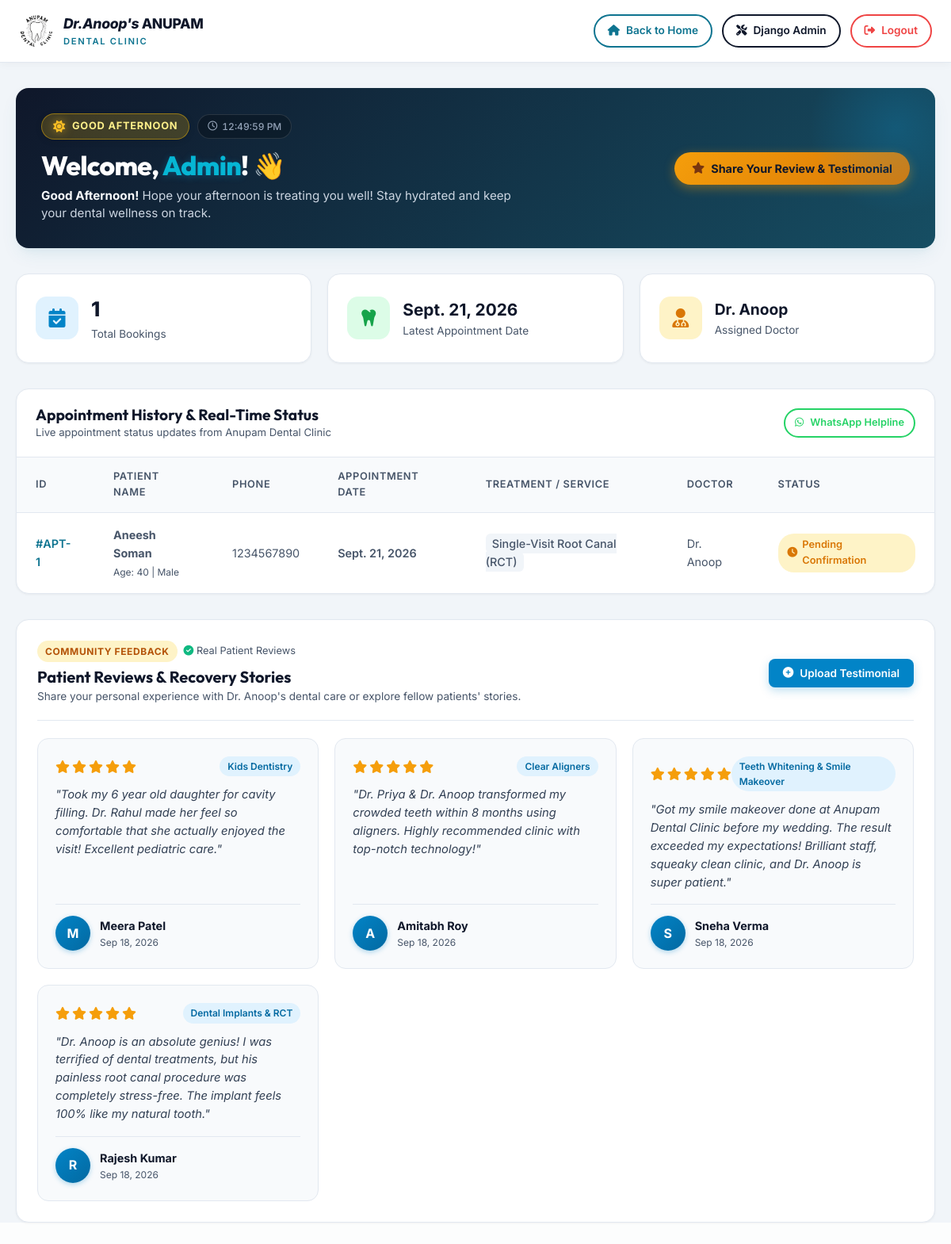
Page /dashboardpatient/ (signed in) on the earlier database version.
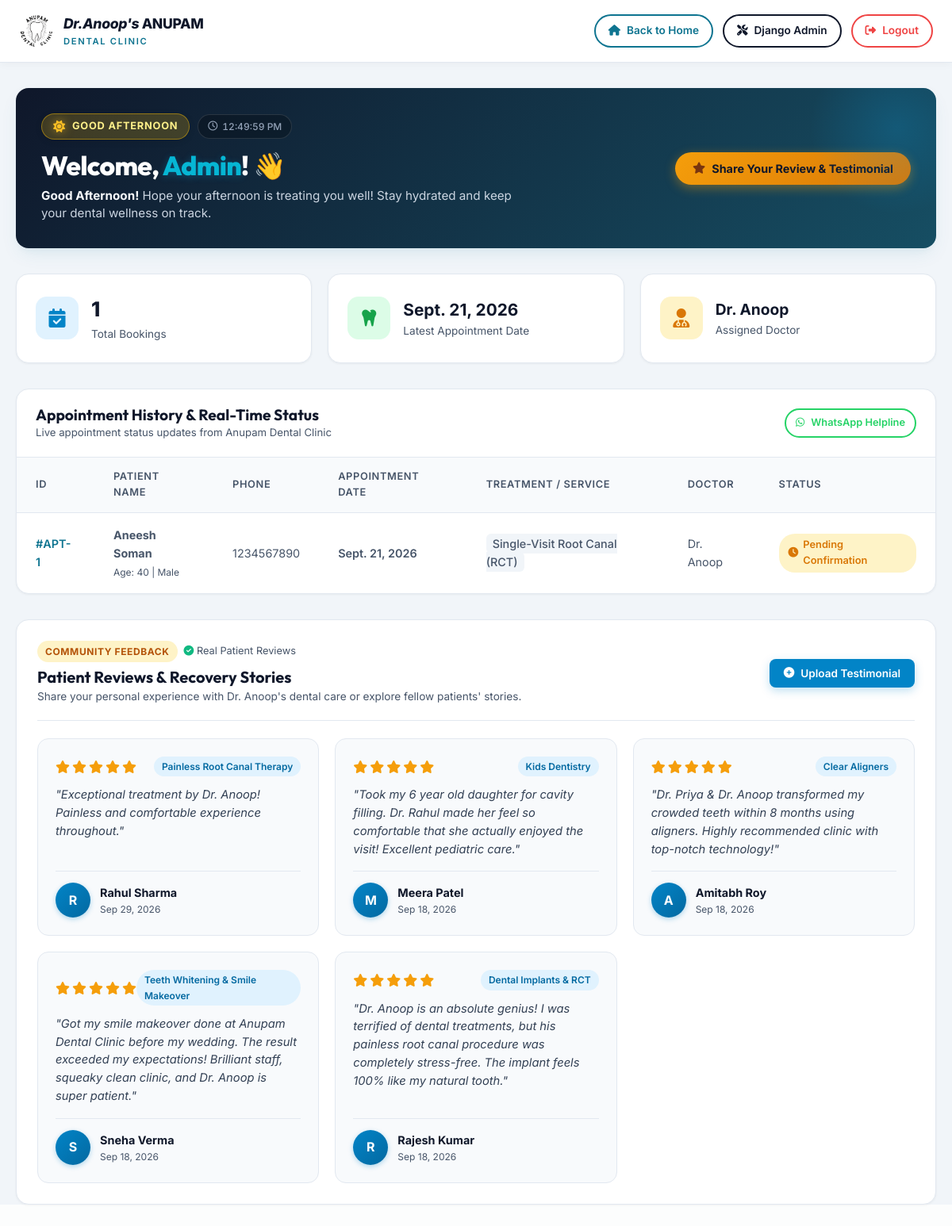
Same page on the later database version.
### Dental/models.py (models this page shows, shortened)
class Appointment(models.Model):
    STATUS_CHOICES = [
        ('pending', 'Pending Confirmation'),
        ('confirmed', 'Confirmed'),
        ('completed', 'Completed'),
        ('cancelled', 'Cancelled'),
    ]
    first_name = models.CharField(max_length=100, blank=True, null=True)
    last_name = models.CharField(max_length=100, blank=True, null=True)
    patient_name = models.CharField(max_length=150, blank=True, null=True)
    age = models.IntegerField(blank=True, null=True, help_text="Patient Age")
    gender = models.CharField(max_length=20, blank=True, null=True, choices=[('Male', 'Male'), ('Female', 'Female'), ('Other', 'Other')])
    phone = models.CharField(max_length=20)
    phone2 = models.CharField(max_length=20, blank=True, null=True, help_text="Alternate Phone Number")
    email = models.EmailField(blank=True, null=True)
    address = models.TextField(blank=True, null=True)
    city = models.CharField(max_length=100, blank=True, null=True)
    state = models.CharField(max_length=100, blank=True, null=True)
    pincode = models.CharField(max_length=20, blank=True, null=True)
    service_name = models.CharField(max_length=200, blank=True, null=True, default="General Consultation")
    doctor_name = models.CharField(max_length=150, default="Dr. Anoop")
    preferred_date = models.DateField()
    preferred_time = models.CharField(max_length=50, blank=True, null=True, default="Morning (09:30 AM - 12:00 PM)")
    notes = models.TextField(blank=True, null=True, help_text="Comments / Notes")
    chart_data = models.TextField(blank=True, null=True, default="{}", help_text="JSON teeth chart data")
    status = models.CharField(max_length=20, choices=STATUS_CHOICES, default='pending')
    created_at = models.DateTimeField(auto_now_add=True)

class Testimonial(models.Model):
    patient_name = models.CharField(max_length=150)
    rating = models.IntegerField(default=5)
    review_text = models.TextField()
    treatment = models.CharField(max_length=150, default="General Dentistry")
    photo = models.ImageField(upload_to='testimonials/', blank=True, null=True, help_text="Patient photo or smile image")
    created_at = models.DateField(auto_now_add=True)

### Dental/views.py (the view)
# urls.py: path('dashboardpatient/', views.dashboard_patient_view, name='dashboard_patient'),
def dashboard_patient_view(request):
    if not request.user.is_authenticated and 'patient_phone' not in request.session:
        return redirect('login')
    if request.user.is_authenticated:
        appointments = Appointment.objects.filter(
            Q(email__iexact=request.user.email) | Q(phone__icontains=request.user.username) | Q(patient_name__icontains=request.user.first_name)
        ).order_by('-created_at')
        display_name = request.user.first_name or request.user.username
    elif 'patient_phone' in request.session:
        appointments = Appointment.objects.filter(phone__icontains=request.session['patient_phone']).order_by('-created_at')
        display_name = request.session.get('patient_name') or "Patient"
    else:
        appointments = Appointment.objects.none()
        display_name = "Patient"
    latest_appointment = appointments.first() if appointments.exists() else None
    now = datetime.datetime.now()
    current_hour = now.hour
    if 5 <= current_hour < 12:
        greeting = "Good Morning"
        greeting_period = "morning"
        greeting_icon = "fas fa-sun"
        greeting_subtext = "Start your day with a confident, healthy smile! Check your upcoming visits and records below."
    elif 12 <= current_hour < 17:
        greeting = "Good Afternoon"
        greeting_period = "afternoon"
        greeting_icon = "fas fa-sun"
        greeting_subtext = "Hope your day is treating you well! Stay hydrated and keep your dental hygiene on track."
    elif 17 <= current_hour < 21:
        greeting = "Good Evening"
        greeting_period = "evening"
        greeting_icon = "fas fa-cloud-moon"
        greeting_subtext = "Winding down your day? Easily manage your family's oral wellness and consultation history."
    else:
        greeting = "Good Night"
        greeting_period = "night"
        greeting_icon = "fas fa-moon"
        greeting_subtext = "Wishing you a peaceful night! Don't forget your nightly 2-minute brushing routine."
    testimonials = Testimonial.objects.all().order_by('-id')
    services = Service.objects.all().order_by('title')
    context = {
        'appointments': appointments,
        'latest_appointment': latest_appointment,
        'testimonials': testimonials,
        'services': services,
        'user': request.user,
        'patient_name': display_name,
        'today': datetime.date.today().strftime('%Y-%m-%d'),
        'greeting': greeting,
        'greeting_period': greeting_period,
        'greeting_icon': greeting_icon,
        'greeting_subtext': greeting_subtext,
    }
    return render(request, 'Dental/dashboardpatient.html', context)

### Dental/templates/Dental/dashboardpatient.html (shortened to what the changed rows need)
{% load static %}
<!DOCTYPE html>
<html lang="en">
<head>
  <link rel="stylesheet" href="https://cdnjs.cloudflare.com/ajax/libs/font-awesome/6.4.0/css/all.min.css">
  <link rel="stylesheet" href="{% static 'Dental/css/style.css' %}?v={% now 'U' %}">
</head>
<body class="dashboard-body">
  <main class="dash-container">
    <div class="welcome-banner">
      <div>
        <h2 id="patientGreetingHeading" class="greeting-heading">
          Welcome, <span class="patient-highlight-name">{% if user.is_authenticated %}{{ user.first_name|default:user.username }}{% else %}{{ patient_name|default:"Patient" }}{% endif %}</span>! 👋
        </h2>
      </div>
    </div>
    <div class="stats-grid">
      <div class="stat-card">
        <div>
          <div style="font-size: 1.3rem; font-weight: 700; color: var(--dark-navy);">
            {% if latest_appointment %}{{ latest_appointment.preferred_date }}{% else %}No Upcoming{% endif %}
          </div>
          <div style="font-size: 0.85rem; color: var(--slate-body);">Latest Appointment Date</div>
        </div>
      </div>
      <div class="stat-card">
        <div>
          <div style="font-size: 1.2rem; font-weight: 700; color: var(--dark-navy);">
            {% if latest_appointment %}{{ latest_appointment.doctor_name }}{% else %}Dr. Anoop{% endif %}
          </div>
          <div style="font-size: 0.85rem; color: var(--slate-body);">Assigned Doctor</div>
        </div>
      </div>
    </div>
    <div class="table-container">
      {% if appointments %}
        <table class="custom-table">
          <thead>
            <tr>
              <th>ID</th>
              <th>Patient Name</th>
              <th>Phone</th>
              <th>Appointment Date</th>
              <th>Treatment / Service</th>
              <th>Doctor</th>
              <th>Status</th>
            </tr>
          </thead>
          <tbody>
            {% for a in appointments %}
              <tr>
                <td style="font-weight: 600; color: var(--primary);">#APT-{{ a.id }}</td>
                <td>
                  <strong>{% if a.first_name %}{{ a.first_name }} {{ a.last_name }}{% else %}{{ a.patient_name }}{% endif %}</strong>
                  {% if a.age %}<br><span style="font-size: 0.75rem; color: var(--slate-body);">Age: {{ a.age }} | {{ a.gender }}</span>{% endif %}
                </td>
                <td>{{ a.phone }}</td>
                <td style="font-weight: 600;">{{ a.preferred_date }}</td>
                <td><span style="background: #f1f5f9; padding: 4px 8px; border-radius: 6px; font-weight: 500;">{{ a.service_name }}</span></td>
                <td>{{ a.doctor_name }}</td>
                <td>
                  {% if a.status == 'confirmed' %}
                    <span class="status-badge badge-confirmed"><i class="fas fa-check-circle"></i> Confirmed</span>
                  {% elif a.status == 'completed' %}
                    <span class="status-badge badge-completed"><i class="fas fa-check-double"></i> Completed</span>
                  {% elif a.status == 'cancelled' %}
                    <span class="status-badge badge-cancelled"><i class="fas fa-times-circle"></i> Cancelled</span>
                  {% else %}
                    <span class="status-badge badge-pending"><i class="fas fa-clock"></i> Pending Confirmation</span>
                  {% endif %}
                </td>
              </tr>
            {% endfor %}
          </tbody>
        </table>
      {% endif %}
    </div>
    <div class="testimonial-dash-section">
      {% if testimonials %}
        <div class="testimonial-grid-dash">
          {% for t in testimonials %}
          <div class="testimonial-card-dash">
            <div>
              <div style="display: flex; align-items: center; justify-content: space-between; margin-bottom: 8px;">
                <div class="dash-stars">
                  {% for i in "12345" %}
                    {% if forloop.counter <= t.rating|default:5 %}
                      <i class="fas fa-star"></i>
                    {% else %}
                      <i class="far fa-star" style="color: #cbd5e1;"></i>
                    {% endif %}
                  {% endfor %}
                </div>
                <span class="dash-treatment-badge">{{ t.treatment }}</span>
              </div>
              <p class="dash-review-text">"{{ t.review_text }}"</p>
            </div>
            <div class="dash-author-row">
              {% if t.photo %}
                <img src="{{ t.photo.url }}" alt="{{ t.patient_name }}" class="dash-author-avatar">
              {% else %}
                <div class="dash-author-placeholder">
                  {{ t.patient_name|slice:":1"|upper }}
                </div>
              {% endif %}
              <div style="flex: 1; min-width: 0;">
                <div style="font-weight: 700; color: var(--dark-navy); font-size: 0.9rem; white-space: nowrap; overflow: hidden; text-overflow: ellipsis;">{{ t.patient_name }}</div>
                <div style="font-size: 0.75rem; color: var(--slate-body);">{{ t.created_at|date:'M d, Y'|default:'Verified Patient' }}</div>
              </div>
            </div>
          </div>
          {% endfor %}
        </div>
      {% endif %}
    </div>
  </main>
</body>
</html>

Differences in the rows shown:
added Testimonial: rating 5 (drawn), treatment "Painless Root Canal Therapy", review_text "Exceptional treatment by Dr. Anoop! Painless and comfortable experience throughout.", patient_name "R", patient_name "Rahul Sharma", created_at "Sep 29, 2026"
